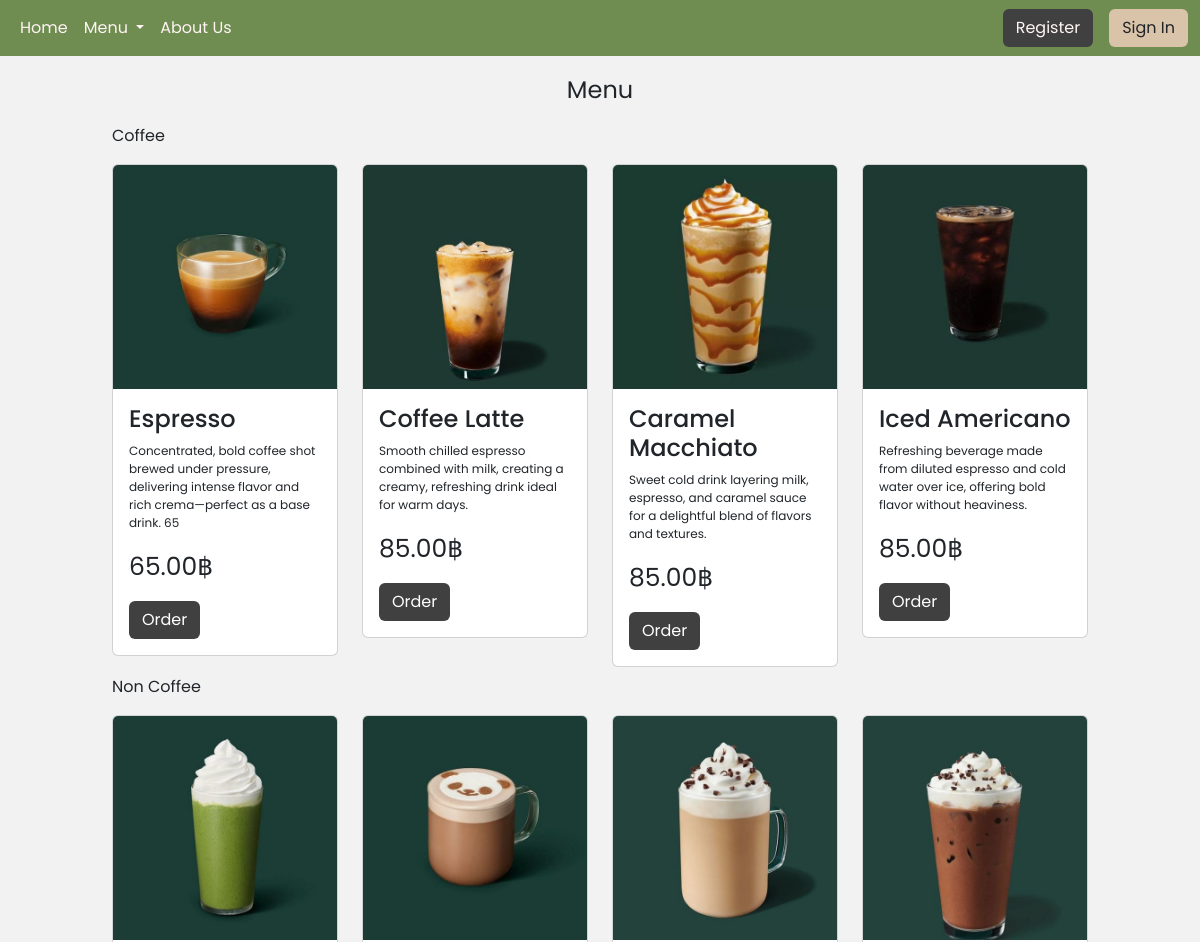
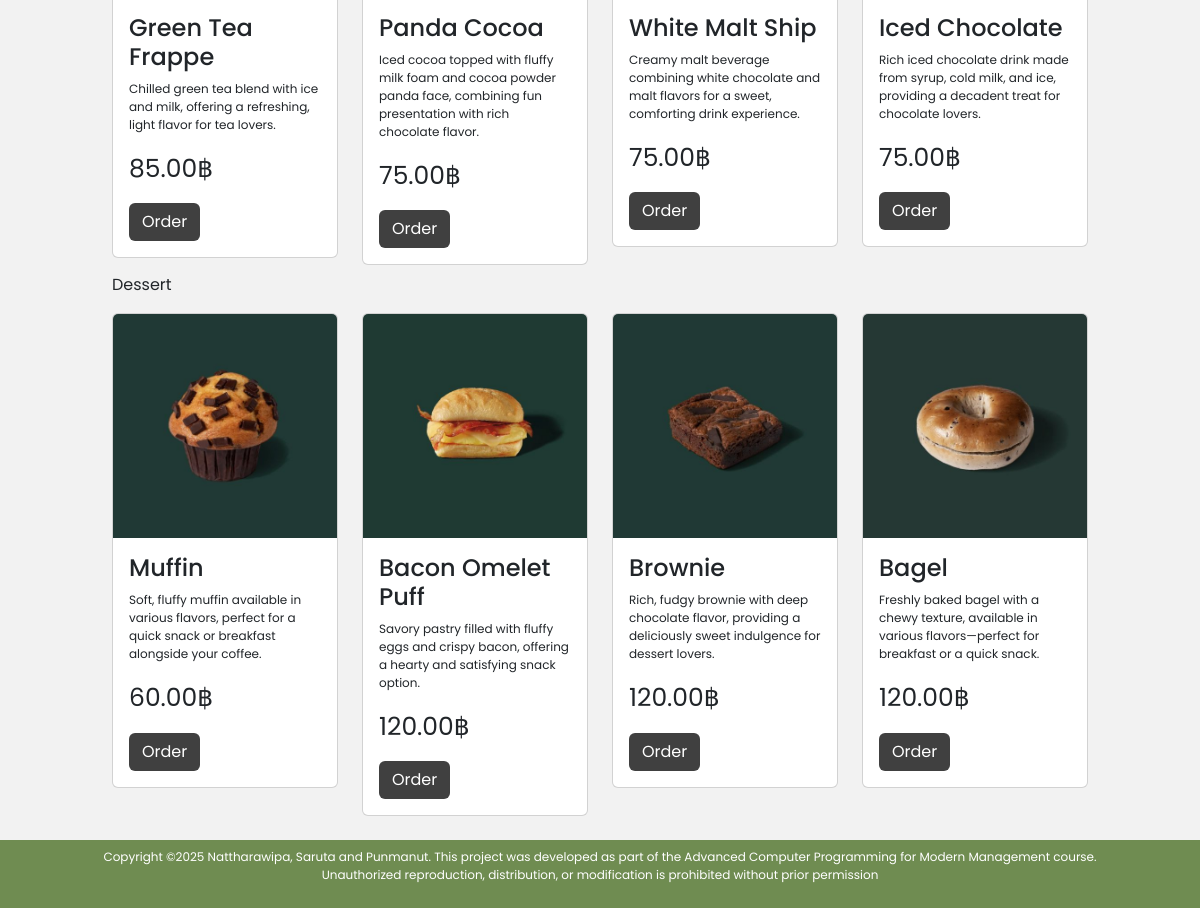
Page /menu.php on the earlier database version (2 pictures, top to bottom).
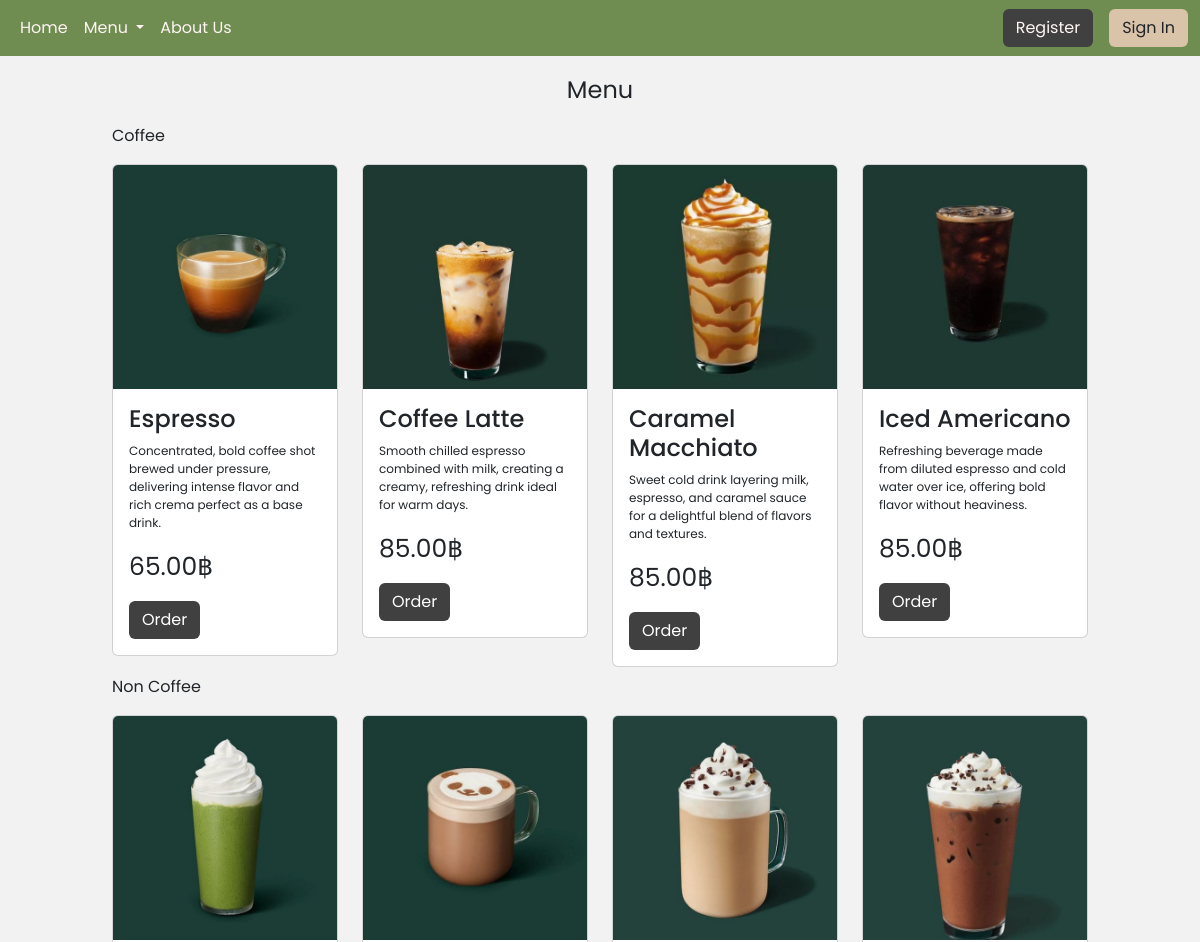
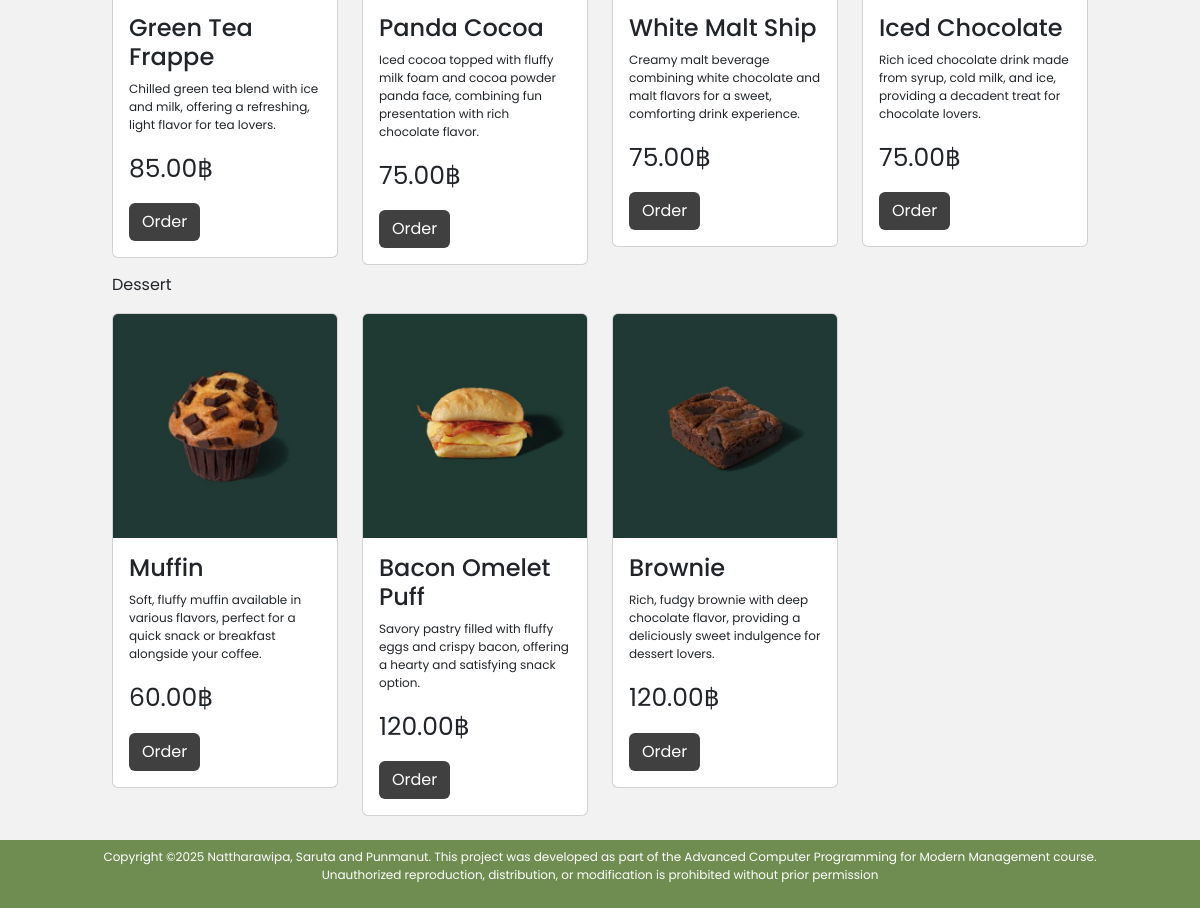
Same page on the later database version (2 pictures, top to bottom).
### tables this page shows
CREATE TABLE `goods` (
  `goods_id` int(11) NOT NULL,
  `name` varchar(50) NOT NULL,
  `description` varchar(250) NOT NULL,
  `price` decimal(10,2) NOT NULL,
  `quantity` int(11) NOT NULL,
  `Coffee` varchar(50) NOT NULL,
  `img` varchar(255) NOT NULL
);

### menu.php (the view, shortened to what this page needs)
<?php
    include_once "php/config.php";
?>
<!DOCTYPE html>
<html lang="en">
<head>
    <link rel="stylesheet" href="css/bootstrap.min.css">
    <link rel="stylesheet" href="style.css">
</head>
<body>
    <?php include_once "navbar.php"; ?>
    <div class="container-fluid">
        <div class="row my-3">
            <div class="col col-md-1 col-lg-1">
            </div>
            <div class="col-12 col-md-10 col-lg-10">
                <div class="row">
                    <p class="text-center fs-4">Menu</p>
                </div>
                <div>
                    <p class="text-start fs-6">Coffee</p>
                </div>
                <div class="row my-2">
                <?php $queryMenuCoffee = "SELECT * FROM goods WHERE Coffee = 'yes'";
                    $result = mysqli_query($connect, $queryMenuCoffee);
                    while ($menu = mysqli_fetch_assoc($result)) {
                ?>
                    <div class="col-12 col-md-3 ol-lg-3">
                        <div class="card">
                            <img src="img-upload/<?= $menu['img']; ?>" class="card-img-top">
                            <div class="card-body">
                                <h4 class="card-title"><?= $menu['name']; ?></h4>
                                <p style="font-size: 12px;"><?= $menu['description']; ?></p>
                                <p style="font-size: 25px;"><?= $menu['price']; ?>฿</p>
                                <a href="orderMenuCoffee.php?id=<?= $menu['goods_id']; ?>" class="btn btn" style="background-color: #404040; color: #fff;">Order</a>
                            </div>
                        </div>
                    </div>
                <?php } ?>
                </div>
                <div>
                    <p class="text-start fs-6">Non Coffee</p>
                </div>
                <div class="row my-2">
                <?php $queryMenuCoffee = "SELECT * FROM goods WHERE Coffee = 'no'";
                    $result = mysqli_query($connect, $queryMenuCoffee);
                    while ($menu = mysqli_fetch_assoc($result)) {
                ?>
                    <div class="col-12 col-md-3 ol-lg-3">
                        <div class="card">
                            <img src="img-upload/<?= $menu['img']; ?>" class="card-img-top">
                            <div class="card-body">
                                <h4 class="card-title"><?= $menu['name']; ?></h4>
                                <p style="font-size: 12px;"><?= $menu['description']; ?></p>
                                <p style="font-size: 25px;"><?= $menu['price']; ?>฿</p>
                                <a href="orderMenuCoffee.php?id=<?= $menu['goods_id']; ?>" class="btn btn" style="background-color: #404040; color: #fff;">Order</a>
                            </div>
                        </div>
                    </div>
                <?php } ?>
                </div>
                <div>
                    <p class="text-start fs-6">Dessert</p>
                </div>
                <div class="row my-2">
                <?php $queryMenuCoffee = "SELECT * FROM goods WHERE Coffee = 'des'";
                    $result = mysqli_query($connect, $queryMenuCoffee);
                    while ($menu = mysqli_fetch_assoc($result)) {
                ?>
                    <div class="col-12 col-md-3 ol-lg-3">
                        <div class="card">
                            <img src="img-upload/<?= $menu['img']; ?>" class="card-img-top">
                            <div class="card-body">
                                <h4 class="card-title"><?= $menu['name']; ?></h4>
                                <p style="font-size: 12px;"><?= $menu['description']; ?></p>
                                <p style="font-size: 25px;"><?= $menu['price']; ?>฿</p>
                                <a href="orderMenuCoffee.php?id=<?= $menu['goods_id']; ?>" class="btn btn" style="background-color: #404040; color: #fff;">Order</a>
                            </div>
                        </div>
                    </div>
                <?php } ?>
                </div>
            </div>
            </div>
        </div>
    <?php include_once "footer.php"; ?>
</body>
</html>

### navbar.php (shortened to what this page needs)
<nav class="navbar navbar-expand-lg" style="background-color: #6F8C51;">
  <div class="container-fluid">
    <div class="collapse navbar-collapse" id="navbarSupportedContent">
      <ul class="navbar-nav me-auto mb-2 mb-lg-0">
        <li class="nav-item">
          <a class="nav-link active" aria-current="page" href="index.php" style="color: #FFF4F4;">Home</a>
        </li>
        <li class="nav-item dropdown">
          <a class="nav-link dropdown-toggle" href="#" role="button" data-bs-toggle="dropdown" aria-expanded="false" style="color: #FFF4F4;">
            Menu
          </a>
        </li>
        <li class="nav-item">
          <a class="nav-link active" aria-current="page" href="aboutus.php" style="color: #FFF4F4;">About Us</a>
        </li>
      </ul>
      <form class="d-flex" role="search">
        <?php if(isset($_SESSION['firstname'])) { ?>
            <span class="navbar-text me-4" style="color: #FFF4F4;">
                Welcome, <?php echo $_SESSION['firstname']; ?>
            </span>
            <a href="cart.php?id=<?= $_SESSION['id']; ?>"><img src="material/shopping-cart.png" width="30px" height="30px" class="me-3 mt-1"></a>
            <a href="index.php?logout='0'" class="btn btn-danger">Sign Out</a>
        <?php } else { ?>
            <a href="register.php" class="btn me-3" style="background-color: #404040; color: #fff4f4;">Register</a>
            <a href="signin.php" class="btn" style="background-color: #d9c3a9;">Sign In</a>
        <?php } ?>
      </form>
    </div>
  </div>
</nav>

### footer.php
<div style="background-color: #6F8C51; color: #fff;" class="p-2">
    <p style="text-align: center; font-size: 12px;" class="mx-5">Copyright ©2025 Nattharawipa, Saruta and Punmanut. This project was developed as part of the Advanced Computer Programming for Modern Management course.<br>
    Unauthorized reproduction, distribution, or modification is prohibited without prior permission</p>
</div>

### style.css (style rules this page uses)
body { background-color: #f2f2f2; font-family: "Poppins", serif; font-weight: 400; font-style: normal; height: 100%; }

Differences in the rows shown:
removed goods: img (picture), name "Bagel", description "Freshly baked bagel with a chewy texture, available in various flavors—perfect for breakfast or a quick snack.", price "120.00"
changed goods "Espresso": description "Concentrated, bold coffee shot brewed under pressure, delivering intense flavor and rich crema—perfect as a base drink. 65" → "Concentrated, bold coffee shot brewed under pressure, delivering intense flavor and rich crema perfect as a base drink."
